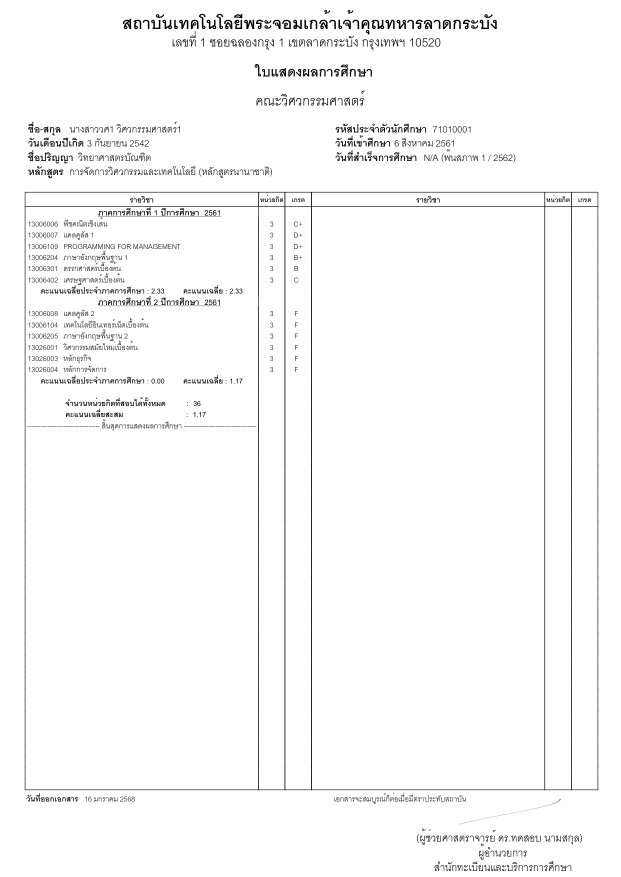
#> input picture lab7/work/noisy/L0_clean/page_01.png, 1241 x 1754 px (shown at 1/2 size)
$ python -i preprocessing.py   (imports and definitions only)
#> lines starting #> are read from the running program, lines starting #| are printed output that depends on the picture
#> further down, picture is the input picture: shape (1754, 1241, 3); min 0, max 255, mean 249
from pathlib import Path
import cv2
import numpy as np


def read_image(path: str | Path) -> np.ndarray:
    image = cv2.imread(str(path))
    if image is None:
        raise ValueError(f"Cannot read image: {path}")
    return image


def resize_if_small(image: np.ndarray, min_width: int = 1200) -> np.ndarray:
#> called with min_width = 1200
    h, w = image.shape[:2]
#> h = 1754; w = 1241
    if w >= min_width:
        return image
    scale = min_width / w
    return cv2.resize(image, None, fx=scale, fy=scale, interpolation=cv2.INTER_CUBIC)


def estimate_skew_angle(gray: np.ndarray) -> float:
    inv = cv2.bitwise_not(gray)
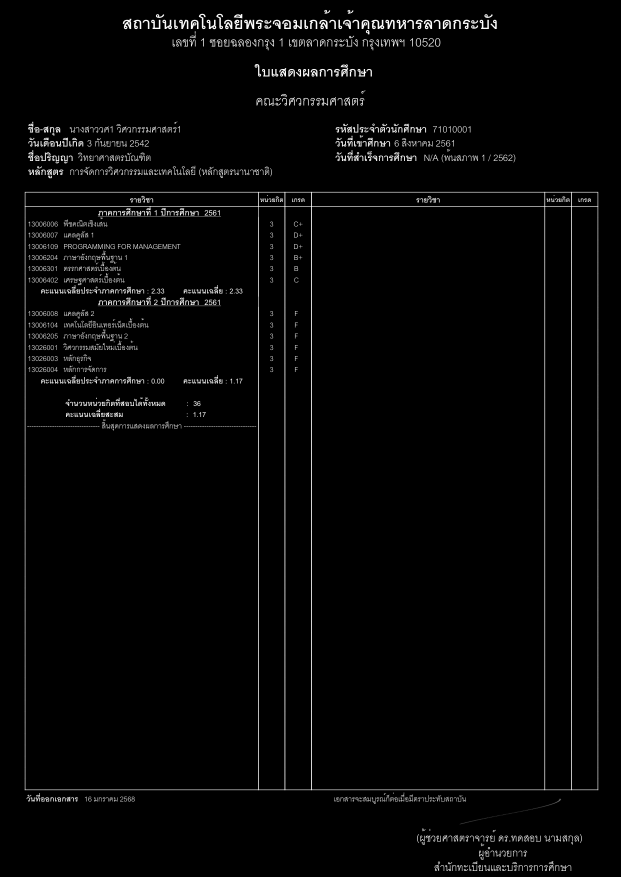
#> inv: shape (1754, 1241) (shown at 1/2 size); min 0, max 254, mean 5.9
    thresh = cv2.threshold(inv, 0, 255, cv2.THRESH_BINARY | cv2.THRESH_OTSU)[1]
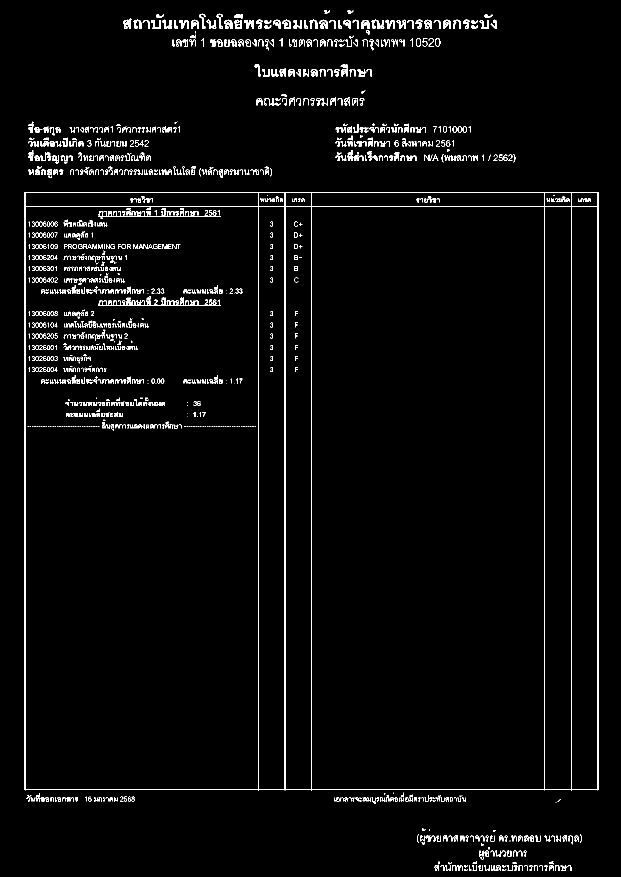
#> thresh: shape (1754, 1241) (shown at 1/2 size); 2.8% white in thin lines or dots
    coords = np.column_stack(np.where(thresh > 0))
#> coords = 61288 pairs, first value 20 to 1741, second value 49 to 1196
    if len(coords) < 100:
        return 0.0
    angle = cv2.minAreaRect(coords)[-1]
#> angle = -90
    # OpenCV >= 4.5 returns angles in (0, 90], older versions in [-90, 0).
    # Normalize to (-45, 45] so both tilt directions are detected on any version.
    if angle > 45:
        angle -= 90
    elif angle < -45:
        angle += 90
#> angle = 0
    angle = -angle
    if abs(angle) > 15:
        return 0.0
    return float(angle)


def rotate_bound(image: np.ndarray, angle: float) -> np.ndarray:
    if abs(angle) < 0.1:
        return image
    h, w = image.shape[:2]
    center = (w // 2, h // 2)
    matrix = cv2.getRotationMatrix2D(center, angle, 1.0)
    cos = abs(matrix[0, 0])
    sin = abs(matrix[0, 1])
    new_w = int((h * sin) + (w * cos))
    new_h = int((h * cos) + (w * sin))
    matrix[0, 2] += (new_w / 2) - center[0]
    matrix[1, 2] += (new_h / 2) - center[1]
    return cv2.warpAffine(image, matrix, (new_w, new_h), flags=cv2.INTER_CUBIC, borderMode=cv2.BORDER_REPLICATE)


def deskew_image(image: np.ndarray) -> np.ndarray:
    """Only straighten a tilted page; colors and pixels are otherwise unchanged (--deskew-only)."""
    gray = image if len(image.shape) == 2 else cv2.cvtColor(image, cv2.COLOR_BGR2GRAY)
    return rotate_bound(image, estimate_skew_angle(gray))


def preprocess_image(image: np.ndarray, deskew: bool = True) -> np.ndarray:
    image = resize_if_small(image)
    gray = cv2.cvtColor(image, cv2.COLOR_BGR2GRAY)
    gray = cv2.fastNlMeansDenoising(gray, h=10)
    clahe = cv2.createCLAHE(clipLimit=2.0, tileGridSize=(8, 8))
    gray = clahe.apply(gray)
    if deskew:
        angle = estimate_skew_angle(gray)
#> angle = 0
        gray = rotate_bound(gray, angle)
    binary = cv2.adaptiveThreshold(
        gray, 255, cv2.ADAPTIVE_THRESH_GAUSSIAN_C, cv2.THRESH_BINARY, 35, 11
    )
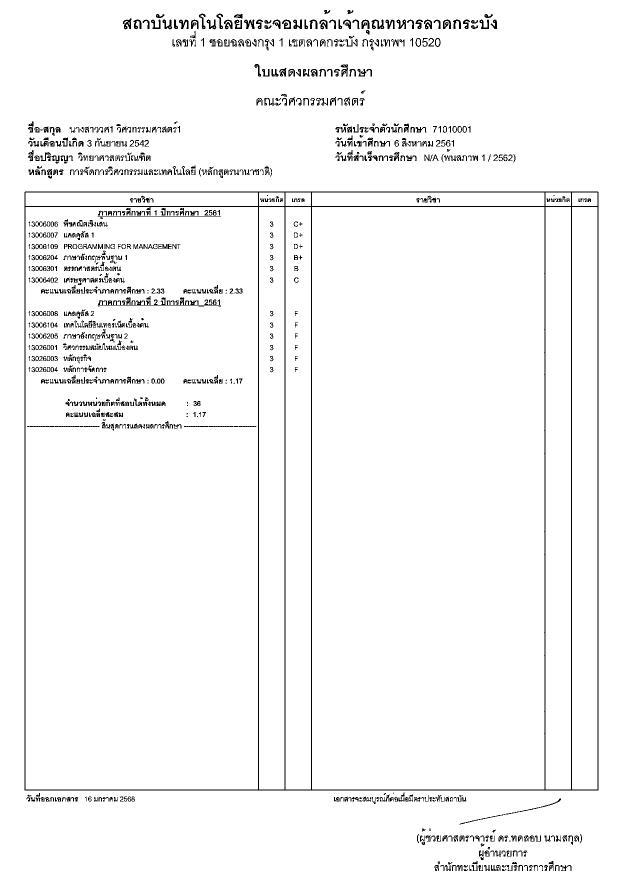
#> binary: shape (1754, 1241) (shown at 1/2 size); 96.6% white; black in thin lines or dots
    return binary


def save_debug_image(image: np.ndarray, path: str | Path) -> None:
    Path(path).parent.mkdir(parents=True, exist_ok=True)
    cv2.imwrite(str(path), image)

>>> import cv2
>>> picture = cv2.imread('../../lab7/work/noisy/L0_clean/page_01.png')
>>> result = preprocess_image(picture)
